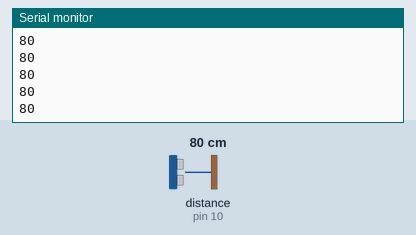
This sketch was run on a simulated Arduino Uno, built with avr-gcc and run on an emulated ATmega328P. On the bench: the last lines printed to the serial monitor. Wiring (inferred from the names in the program): ultrasonic range finder: trigger pin 9; echo pin 10. The inputs (shaded band) are chosen by the test bench; at power-on: distance to the obstacle (sensor on pin 10) 80 cm. The echo pulse lasts 58.3 µs per cm.

Above: at 1.2 s.
1.3 s: distance to the obstacle (sensor on pin 10) set to 2 cm
At 1.48 s:
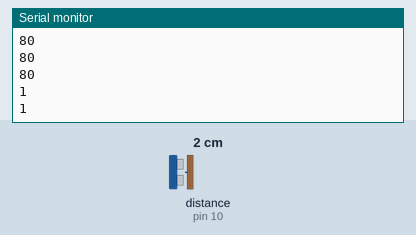
2.8 s: distance to the obstacle (sensor on pin 10) set to 4 cm
At 2.89 s:
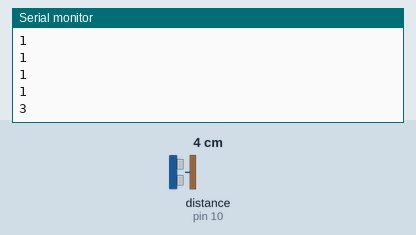
Timing chart, 0 to 5.8 s (numbered marks = the images above; inputs shaded):
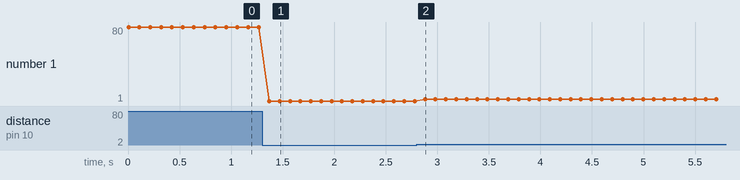

The sketch:

sonar.ino
```cpp
// Reads an HC-SR04 and prints the distance. The classic 58 us-per-centimetre conversion.
const int TRIG = 9;
const int ECHO = 10;

void setup() {
  Serial.begin(9600);
  pinMode(TRIG, OUTPUT);
  pinMode(ECHO, INPUT);
}

void loop() {
  digitalWrite(TRIG, LOW);
  delayMicroseconds(2);
  digitalWrite(TRIG, HIGH);
  delayMicroseconds(10);
  digitalWrite(TRIG, LOW);

  long micros = pulseIn(ECHO, HIGH, 40000);
  Serial.println(micros / 58);
  delay(100);
}
```

Measured:
- after the input at 1.3 s, the serial monitor: prints a new line after 0.07 s (image 1)
- after the input at 2.8 s, the serial monitor: prints a new line after 0.08 s (image 2)
- plotted number 1: 80 → 1 after the input at 1.3 s, 1 → 3 after the input at 2.8 s
